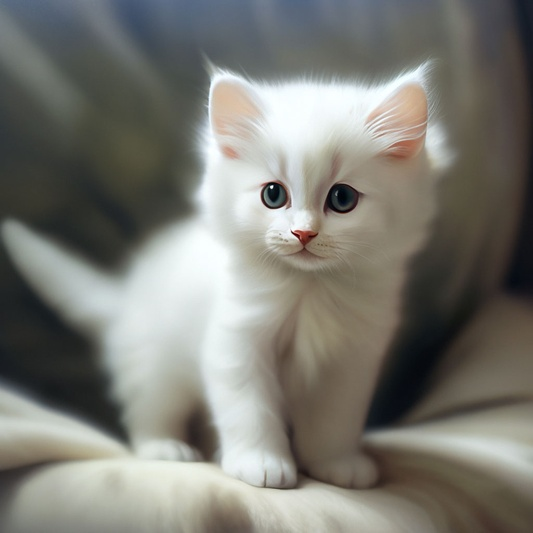
#> input picture изо/1.jpg, 533 x 533 px, shrunk from 1024 x 1024 before the run, found by its file name; its folder holds 4 pictures in this run
$ python 9.3.py
#> lines starting #> are read from the running program, lines starting #| are printed output that depends on the picture
import os
from PIL import Image, ImageFilter

input_folder = "/Users/xnx/Desktop/лабы/изо"
output_folder = "filtered_images"

if not os.path.exists(output_folder):
    os.makedirs(output_folder)

for i in range(1, 6):
    input_path = os.path.join(input_folder, f"{i}.jpg")
    output_path = os.path.join(output_folder, f"{i}_filtered.jpg")

    try:
        image = Image.open(input_path)
#> image is the input picture: PIL image 533x533 RGB; mean R, G, B 123.2, 122.7, 115.7
        filtered_image = image.filter(ImageFilter.CONTOUR)
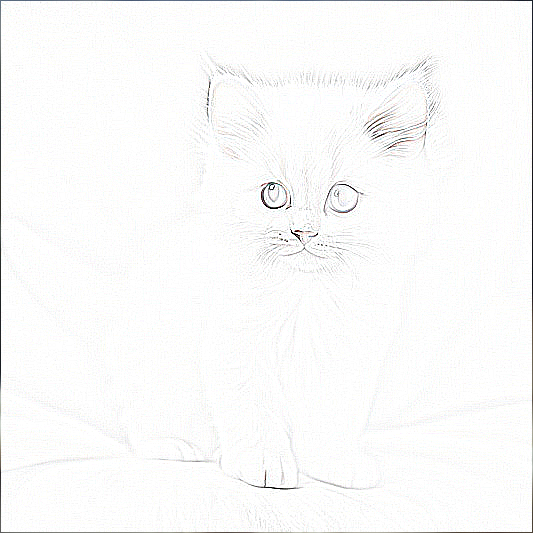
#> filtered_image: PIL image 533x533 RGB; mean R, G, B 250.5, 250.6, 250.2
        filtered_image.save(output_path)
        print(f"Файл {i}.jpg обработан и сохранён как {output_path}")
    except FileNotFoundError:
        print(f"Файл {i}.jpg не найден.")
#> pass 2 of the loop `for i in range(1, 6):`:
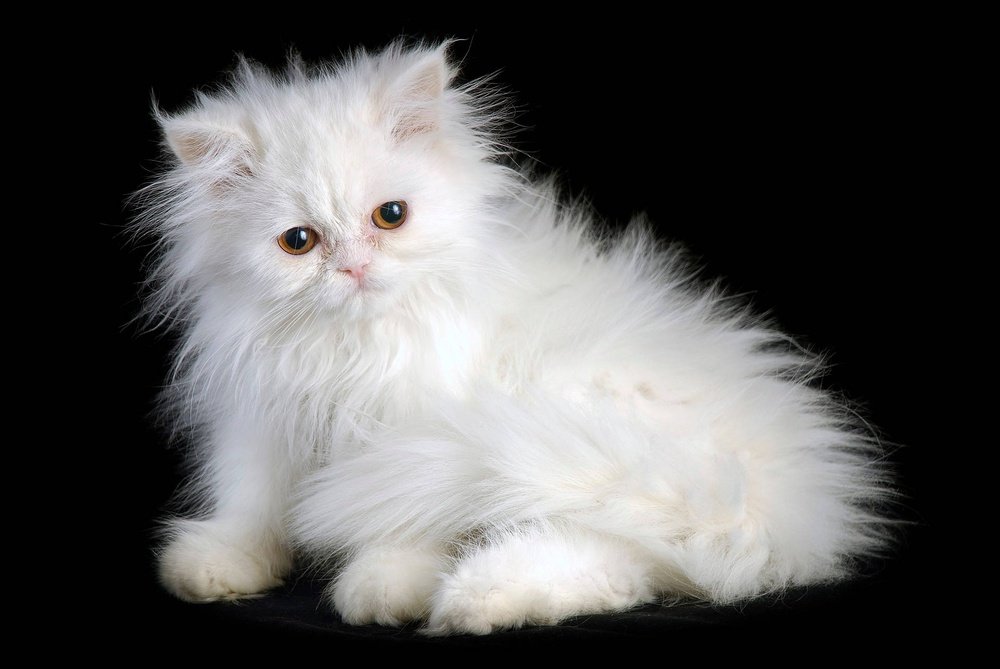
#> input picture изо/2.jpg, 1000 x 669 px, shrunk from 1920 x 1285 before the run, found by its file name
#> image is the input picture: PIL image 1000x669 RGB; mean R, G, B 87.4, 86.9, 86.4
#> `filtered_image = image.filter(ImageFilter.CONTOUR)`:
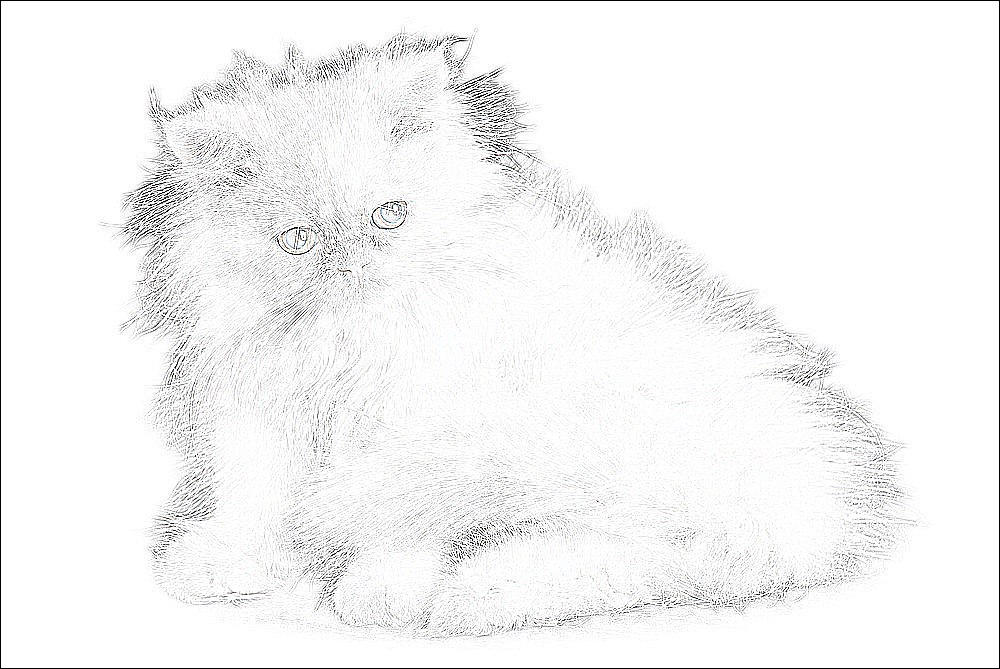
#> filtered_image: PIL image 1000x669 RGB; mean R, G, B 245.6, 245.6, 245.5
#> pass 3 of the loop `for i in range(1, 6):`:
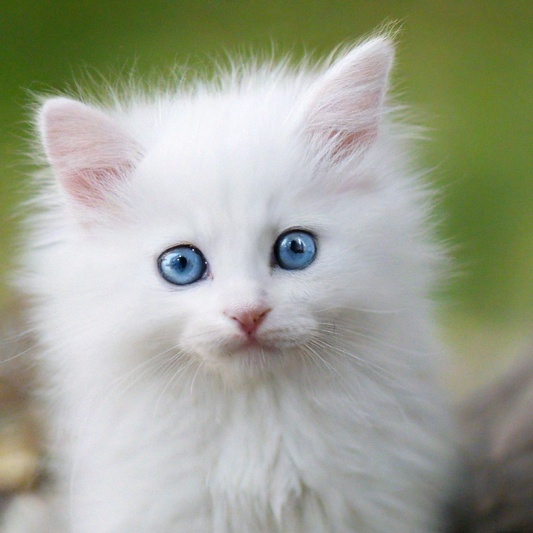
#> input picture изо/3.jpg, 533 x 533 px, shrunk from 1024 x 1024 before the run, found by its file name
#> image is the input picture: PIL image 533x533 RGB; mean R, G, B 160.2, 164.4, 148.1
#> `filtered_image = image.filter(ImageFilter.CONTOUR)`:
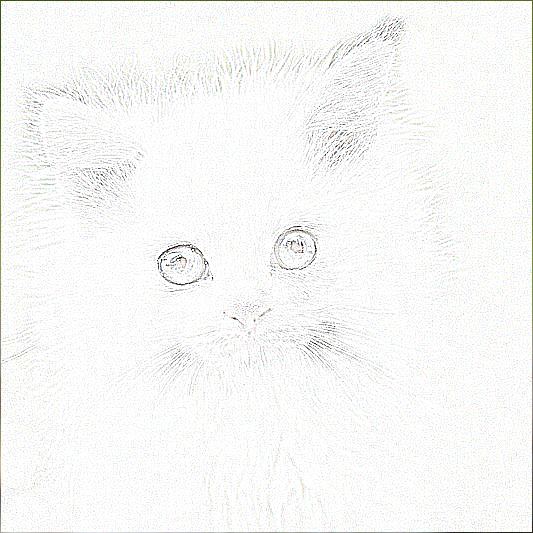
#> filtered_image: PIL image 533x533 RGB; mean R, G, B 247.2, 247.5, 246.5
#> the loop made 5 passes; the first 3 are shown
